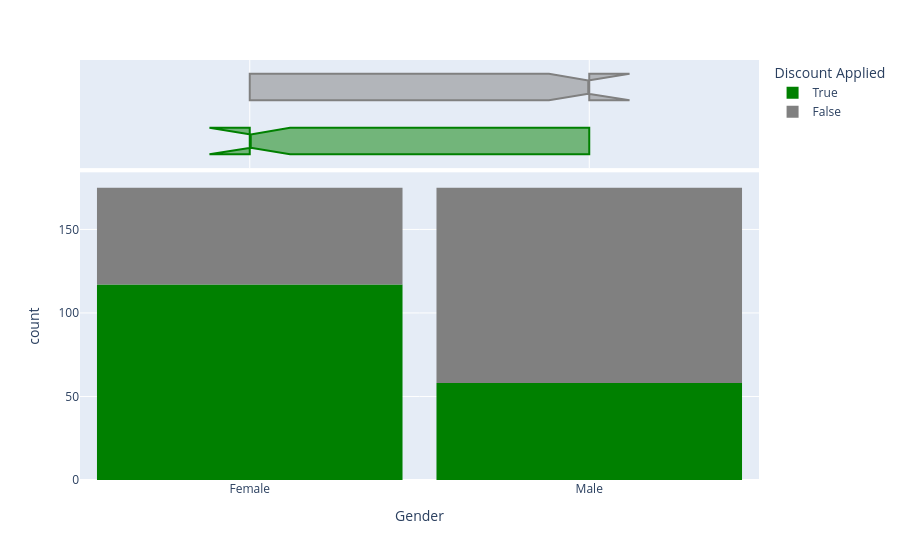

The notebook cell this image was saved under:
### Code cell
fig = px.histogram(df, 
                   x='Gender', 
                   marginal='box', 
                   color='Discount Applied', 
                   color_discrete_sequence=['green', 'grey'])
fig.update_layout(bargap=0.1)
fig.show()

### Figure 1 — Plotly figure (JSON) as saved in the notebook; plotly's stock layout.template omitted (floating-point values rounded to 4 significant figures; data arrays with more than 128 entries replaced by an {"elided": "..."} marker saying what was removed)
{"data": [{"bingroup": "x", "hovertemplate": "Discount Applied=True<br>Gender=%{x}<br>count=%{y}<extra></extra>", "legendgroup": "True", "marker": {"color": "green", "pattern": {"shape": ""}}, "name": "True", "orientation": "v", "showlegend": true, "type": "histogram", "x": {"elided": "175 str values"}, "xaxis": "x", "yaxis": "y"}, {"hovertemplate": "Discount Applied=True<br>Gender=%{x}<extra></extra>", "legendgroup": "True", "marker": {"color": "green"}, "name": "True", "notched": true, "showlegend": false, "type": "box", "x": {"elided": "175 str values"}, "xaxis": "x2", "yaxis": "y2"}, {"bingroup": "x", "hovertemplate": "Discount Applied=False<br>Gender=%{x}<br>count=%{y}<extra></extra>", "legendgroup": "False", "marker": {"color": "grey", "pattern": {"shape": ""}}, "name": "False", "orientation": "v", "showlegend": true, "type": "histogram", "x": {"elided": "175 str values"}, "xaxis": "x", "yaxis": "y"}, {"hovertemplate": "Discount Applied=False<br>Gender=%{x}<extra></extra>", "legendgroup": "False", "marker": {"color": "grey"}, "name": "False", "notched": true, "showlegend": false, "type": "box", "x": {"elided": "175 str values"}, "xaxis": "x2", "yaxis": "y2"}], "layout": {"bargap": 0.1, "barmode": "relative", "legend": {"title": {"text": "Discount Applied"}, "tracegroupgap": 0}, "margin": {"t": 60}, "xaxis": {"anchor": "y", "domain": [0, 1], "title": {"text": "Gender"}}, "xaxis2": {"anchor": "y2", "domain": [0, 1], "matches": "x", "showgrid": true, "showticklabels": false}, "yaxis": {"anchor": "x", "domain": [0, 0.7326], "title": {"text": "count"}}, "yaxis2": {"anchor": "x2", "domain": [0.7426, 1], "matches": "y2", "showgrid": false, "showline": false, "showticklabels": false, "ticks": ""}}}
